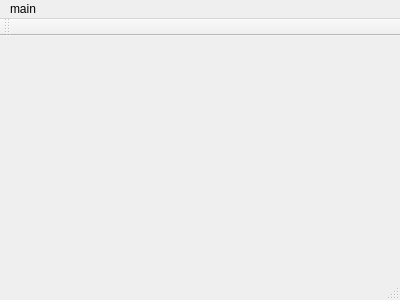
<?xml version="1.0" encoding="UTF-8"?>
<ui version="4.0">
 <class>MainWindow</class>
 <widget class="QMainWindow" name="MainWindow">
  <property name="geometry">
   <rect>
    <x>0</x>
    <y>0</y>
    <width>400</width>
    <height>300</height>
   </rect>
  </property>
  <property name="windowTitle">
   <string>MainWindow</string>
  </property>
  <widget class="QWidget" name="centralWidget"/>
  <widget class="QMenuBar" name="menuBar">
   <property name="geometry">
    <rect>
     <x>0</x>
     <y>0</y>
     <width>400</width>
     <height>29</height>
    </rect>
   </property>
   <widget class="QMenu" name="menuMain">
    <property name="title">
     <string>main</string>
    </property>
   </widget>
   <addaction name="menuMain"/>
  </widget>
  <widget class="QToolBar" name="mainToolBar">
   <attribute name="toolBarArea">
    <enum>TopToolBarArea</enum>
   </attribute>
   <attribute name="toolBarBreak">
    <bool>false</bool>
   </attribute>
  </widget>
  <widget class="QStatusBar" name="statusBar"/>
 </widget>
 <layoutdefault spacing="6" margin="11"/>
 <resources/>
 <connections>
  <connection>
   <sender>statusBar</sender>
   <signal>objectNameChanged(QString)</signal>
   <receiver>menuBar</receiver>
   <slot>close()</slot>
   <hints>
    <hint type="sourcelabel">
     <x>199</x>
     <y>288</y>
    </hint>
    <hint type="destinationlabel">
     <x>28</x>
     <y>19</y>
    </hint>
   </hints>
  </connection>
 </connections>
</ui>
